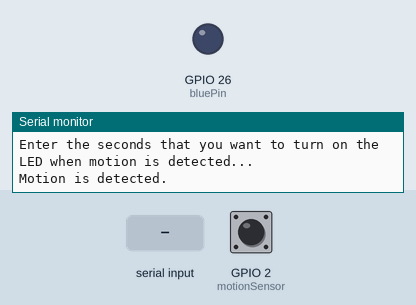
Recording of a sketch running on a simulated ESP32. Shown: output pins drawn as LEDs (lit = HIGH), the last lines printed to the serial monitor. The test bench sets the inputs (shaded band); at power-on: GPIO 2 (motionSensor) LOW.

Above: at 1.2 s.
1.3 s: GPIO 2 (motionSensor) driven HIGH
2.8 s: "90,45\n" received over Serial
5.3 s: "5\n" received over Serial
7.8 s: GPIO 2 (motionSensor) pulsed LOW 2 times (0.12 s each, 0.3 s apart)
At 9.1 s:
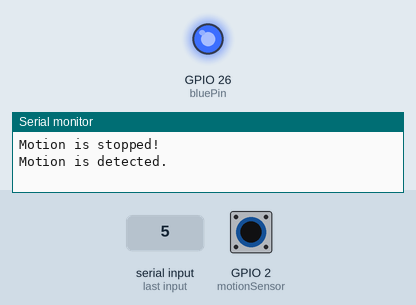
Timing chart, 0 to 14.7 s (numbered marks = the images above; inputs shaded):
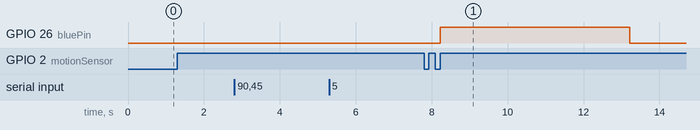

The sketch:

Interrupts_Timers_with_Motion.ino
```cpp
int bluePin = 26;
int motionSensor = 2;

unsigned long previous = 0;
String intervalSeconds;
int intervalSecondsInteger;
bool startTimer = false;
bool motion = false;

void workingSensor() {
  digitalWrite(bluePin, HIGH);

  startTimer = true;
  previous = millis();
}

void setup() {
  Serial.begin(115200);

  pinMode(motionSensor, INPUT);
  attachInterrupt(digitalPinToInterrupt(motionSensor), workingSensor, RISING);

  pinMode(bluePin, OUTPUT);
  digitalWrite(bluePin, LOW);

  Serial.println("Enter the seconds that you want to turn on the LED when motion is detected...");
}

void loop() {
  unsigned long now = millis();

  if(Serial.available()) {
    intervalSeconds = Serial.readString();
    intervalSeconds.trim();

    Serial.print("You entered ");
    Serial.print(intervalSeconds);
    Serial.println(" seconds");

    intervalSecondsInteger = intervalSeconds.toInt() * 1000;

    if(intervalSecondsInteger <= 0) {
      Serial.println("Invalid input! Please enter a positive number.");
    }
    else {
      Serial.print("LED will stay on for ");
      Serial.print(intervalSecondsInteger / 1000);
      Serial.println(" seconds when motion is deteced.");
    }
  }

  if(motion == false) {
    motion = true;

    Serial.println("Motion is detected.");
  }

  if(startTimer && (now - previous >= intervalSecondsInteger)) {
    startTimer = false;
    motion = false;

    digitalWrite(bluePin, LOW);
    Serial.println("Motion is stopped! ");
  }
}
```

Measured:
- after the input at 7.8 s, GPIO 26 (bluePin): LOW → HIGH after 0.42 s, → LOW 5.0 s later
